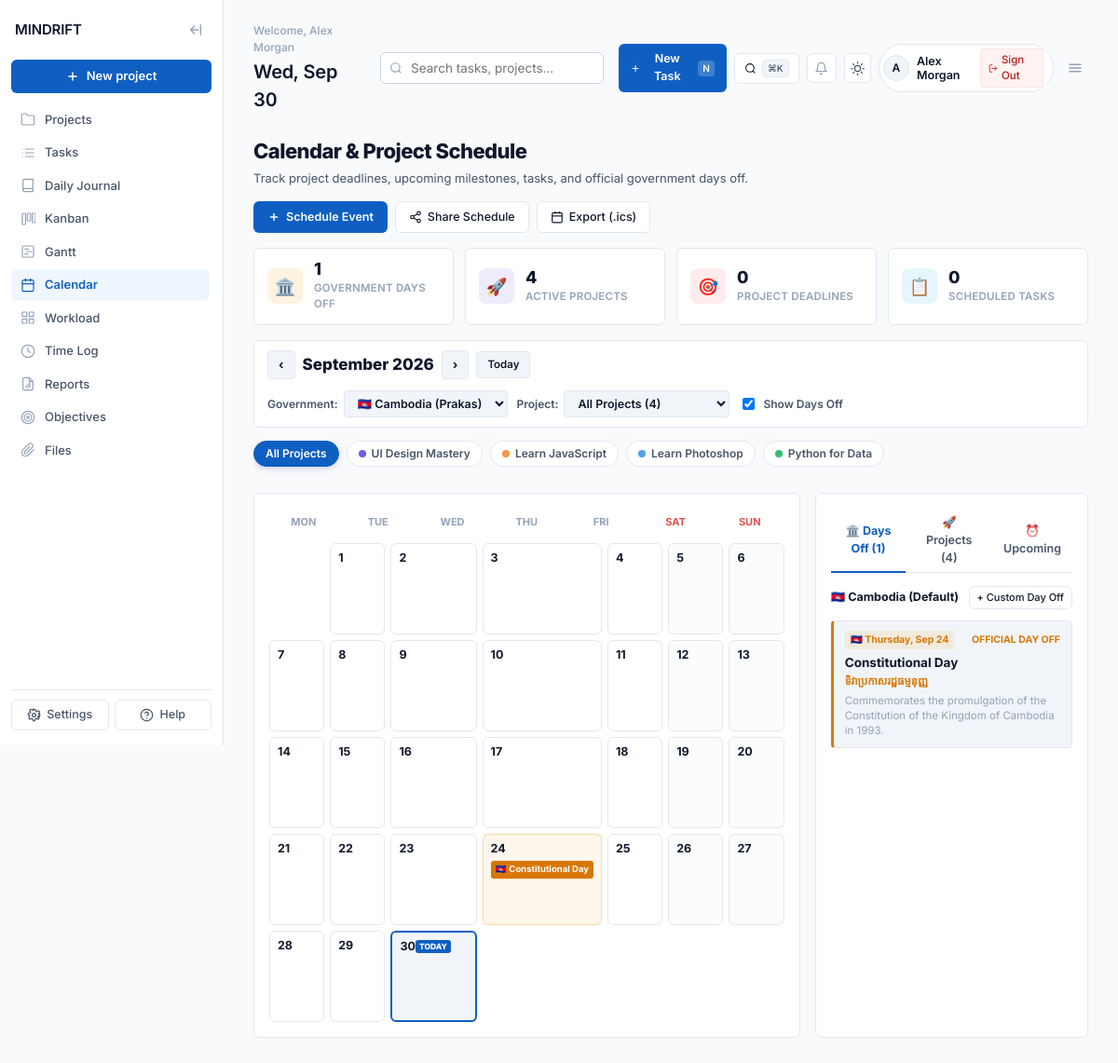
/calendar.php (signed in), run on the app's committed database.
### tables this page shows
CREATE TABLE IF NOT EXISTS `users` (
  `id` INT AUTO_INCREMENT PRIMARY KEY,
  `name` VARCHAR(100) NOT NULL,
  `email` VARCHAR(150) NOT NULL UNIQUE,
  `password` VARCHAR(255) NULL,
  `avatar_url` VARCHAR(255) NULL,
  `schedule_token` VARCHAR(64) NULL,
  `created_at` DATETIME DEFAULT CURRENT_TIMESTAMP,
  INDEX `idx_users_schedule_token` (`schedule_token`)
);

CREATE TABLE IF NOT EXISTS `courses` (
  `id` INT AUTO_INCREMENT PRIMARY KEY,
  `user_id` INT NOT NULL,
  `code` VARCHAR(10) NOT NULL,
  `name` VARCHAR(150) NOT NULL,
  `category` VARCHAR(50) NOT NULL,
  `level` VARCHAR(50) DEFAULT 'Intermediate',
  `total_modules` INT DEFAULT 10,
  `completed_modules` INT DEFAULT 0,
  `progress_pct` INT DEFAULT 0,
  `bg_gradient` VARCHAR(100) DEFAULT 'linear-gradient(145deg,#8B7CF0,#5A46E0)',
  `ring_color` VARCHAR(30) DEFAULT '#6C5CE7',
  `is_starred` INT DEFAULT 0,
  `status` VARCHAR(30) DEFAULT 'No status',
  `start_date` VARCHAR(50) NULL,
  `due_date` VARCHAR(50) NULL,
  `created_at` DATETIME DEFAULT CURRENT_TIMESTAMP,
  INDEX `idx_courses_user` (`user_id`),
  FOREIGN KEY (`user_id`) REFERENCES `users`(`id`) ON DELETE CASCADE
);

### calendar.php (the view, shortened to what the rows shown need)
<?php
$db = getDbConnection();
$userId = (int)$_SESSION['user_id'];
$stmtUser = $db->prepare("SELECT * FROM users WHERE id = :uid");
$stmtUser->execute(['uid' => $userId]);
$user = $stmtUser->fetch();
$reqMonth = isset($_GET['month']) ? (int)$_GET['month'] : (int)date('n');
$reqYear = isset($_GET['year']) ? (int)$_GET['year'] : (int)date('Y');
$reqCountry = isset($_GET['country']) ? strtoupper(trim($_GET['country'])) : 'KH';
$reqProject = isset($_GET['project_id']) && $_GET['project_id'] !== 'all' ? (int)$_GET['project_id'] : null;
$projSql = "SELECT id, code, name, category, level, total_modules, completed_modules, progress_pct,
                   bg_gradient, ring_color, is_starred, status, start_date, due_date, created_at
            FROM courses
            WHERE user_id = :uid";
$projParams = ['uid' => $userId];
$projSql .= " ORDER BY is_starred DESC, id ASC";
$stmtProj = $db->prepare($projSql);
$stmtProj->execute($projParams);
$projects = $stmtProj->fetchAll(PDO::FETCH_ASSOC);
include __DIR__ . '/includes/head.php';
?>
</head>
<body>
<div class="app" id="app">
  <main class="main">
    <?php include __DIR__ . '/includes/header.php'; ?>
    <div class="cal-topbar">
      <div class="cal-title-row">
        <div>
          <h2 class="cal-title">Calendar & Project Schedule</h2>
        </div>
      </div>
      <div class="project-pills-row">
        <?php foreach ($projects as $p):
          $isActive = ($reqProject === (int)$p['id']);
          $ring = $p['ring_color'] ?? '#6C5CE7';
        ?>
          <a href="?month=<?= $reqMonth; ?>&year=<?= $reqYear; ?>&country=<?= $reqCountry; ?>&project_id=<?= $p['id']; ?>" class="project-pill-btn <?= $isActive ? 'active' : ''; ?>">
            <span class="project-pill-dot" style="background:<?= htmlspecialchars($ring); ?>;"></span>
            <span><?= htmlspecialchars($p['name']); ?></span>
          </a>
        <?php endforeach; ?>
      </div>
    </div>
  </main>
</div>
</body>
</html>

### includes/header.php (shortened to what the rows shown need)
<header class="topbar">
  <div>
    <p class="greeting">Welcome, <?= htmlspecialchars($user['name'] ?? 'User'); ?></p>
    <h1 class="date" id="todayDate"><?= date('l, M j'); ?></h1>
  </div>
  <div class="topbar-right">
    <div class="user-profile-badge">
      <div class="avatar-circle"><?= strtoupper(substr($user['name'] ?? 'U', 0, 1)); ?></div>
      <div class="user-info">
        <span class="user-name"><?= htmlspecialchars($user['name'] ?? 'User'); ?></span>
      </div>
      <a href="api/logout.php" class="btn-logout" title="Sign Out">
        <svg width="13" height="13" viewBox="0 0 24 24" fill="none" stroke="currentColor" stroke-width="2" stroke-linecap="round" stroke-linejoin="round"><path d="M9 21H5a2 2 0 0 1-2-2V5a2 2 0 0 1 2-2h4"/><polyline points="16 17 21 12 16 7"/><line x1="21" y1="12" x2="9" y2="12"/></svg>
        <span>Sign Out</span>
      </a>
    </div>
  </div>
</header>

### data on the page
users: name "Alex Morgan", name "A"
courses: name "UI Design Mastery"
courses: name "Learn JavaScript"
courses: name "Learn Photoshop"
courses: name "Python for Data"

### other printed values
count($holidaysByDay) "1"
count($projects) "4"
count($projectEventsByDay) + count($milestonesByDay) "0"
count($allTasks) "0"
$monthLabel "September 2026"
$h['flag'] "🇰🇭"
$h['name'] "Constitutional Day"
$countryLabels[$reqCountry] "🇰🇭 Cambodia (Default)"
date('l, M j', strtotime($h['iso_date'])) "Thursday, Sep 24"
$h['local_name'] "ទិវាប្រកាសរដ្ឋធម្មនុញ្ញ"
$h['description'] "Commemorates the promulgation of the Constitution of the Kingdom of Cambodia in 1993."
